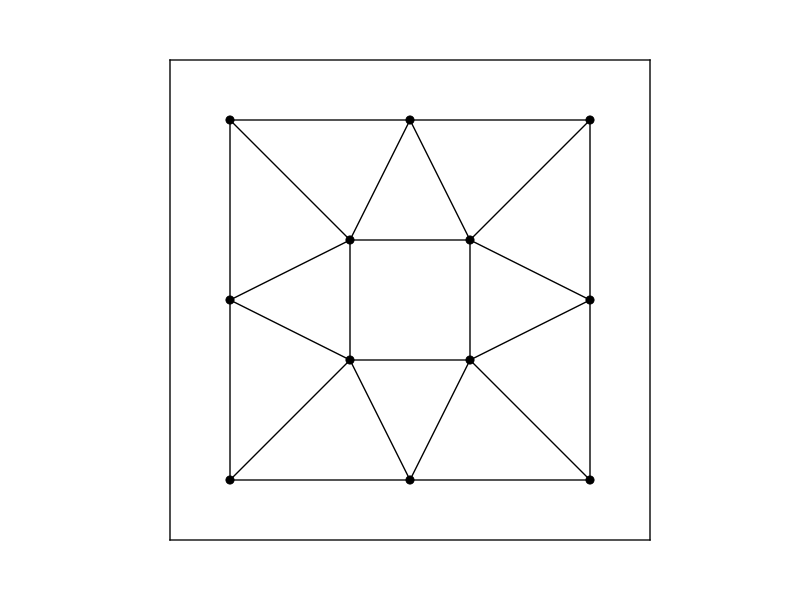

This figure's Python source:
import triangle
import triangle.plot
import matplotlib.pyplot as plt

box1 = triangle.get_data('bbox.1')
triangle.plot.plot(plt.axes(), **box1)
plt.show()
